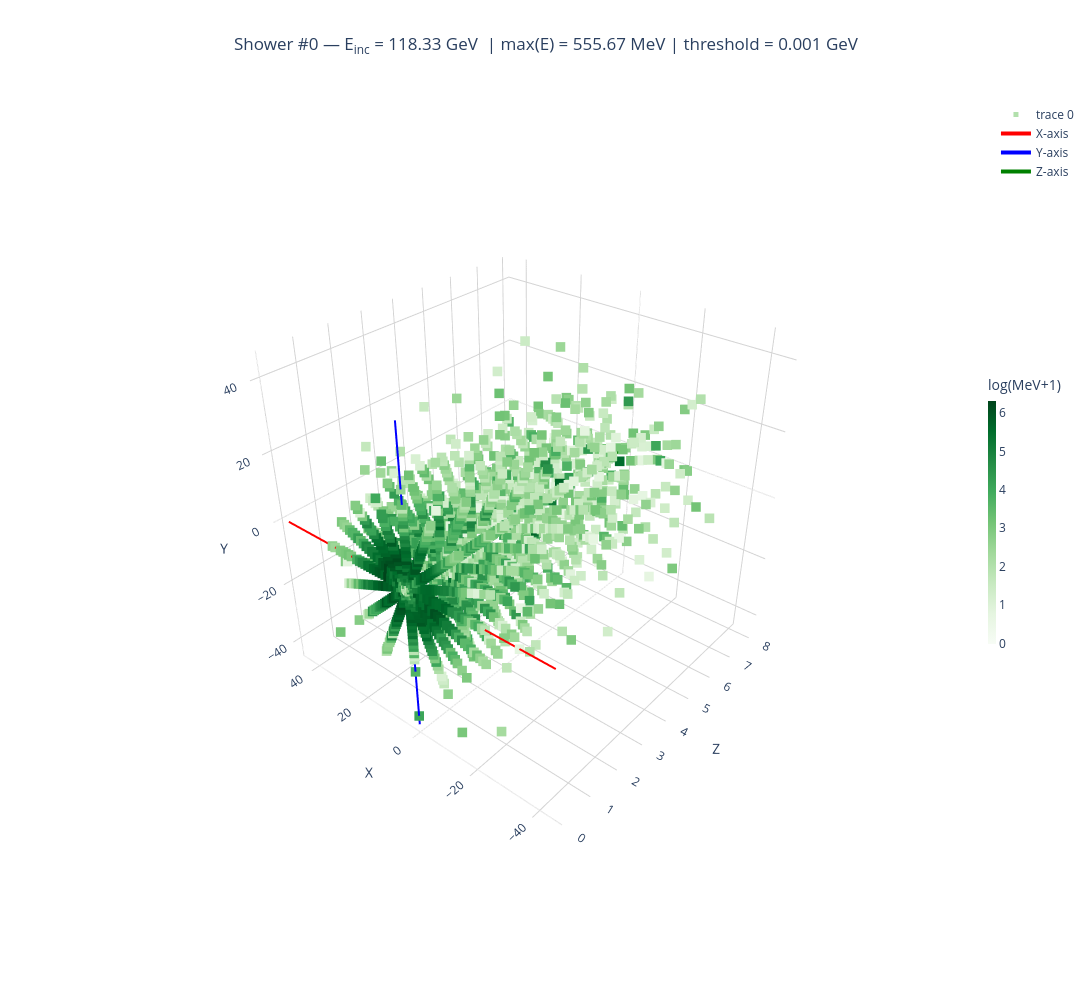

The code cell stored with this chart in its notebook:
### Markdown cell above
# 3D scatter

### Code cell
from utilities import plot_shower_3d

i_idx     = 0
threshold = 1  # MeV

shower3d = showers[i_idx, :, :, :]
plot_shower_3d(shower3d, i_idx=i_idx, incident_energy=incident_energies[i_idx], threshold=threshold)

### Figure 1 — Plotly figure (JSON) as saved in the notebook; plotly's stock layout.template omitted (floating-point values rounded to 4 significant figures; data arrays with more than 128 entries replaced by an {"elided": "..."} marker saying what was removed)
{"data": [{"marker": {"cmax": 6.322, "cmin": 0, "color": {"elided": "1812 float values"}, "colorbar": {"len": 0.35, "thickness": 8, "title": {"text": "log(MeV+1)"}, "x": 1}, "colorscale": [[0, "rgb(247,252,245)"], [0.125, "rgb(229,245,224)"], [0.25, "rgb(199,233,192)"], [0.375, "rgb(161,217,155)"], [0.5, "rgb(116,196,118)"], [0.625, "rgb(65,171,93)"], [0.75, "rgb(35,139,69)"], [0.875, "rgb(0,109,44)"], [1, "rgb(0,68,27)"]], "opacity": 1, "showscale": true, "size": 5, "symbol": "square"}, "mode": "markers", "type": "scatter3d", "x": {"elided": "1812 float values"}, "y": {"elided": "1812 float values"}, "z": {"elided": "1812 int values"}}, {"line": {"color": "red", "width": 4}, "mode": "lines", "name": "X-axis", "type": "scatter3d", "x": [-44, 44], "y": [0, 0], "z": [0, 0]}, {"line": {"color": "blue", "width": 4}, "mode": "lines", "name": "Y-axis", "type": "scatter3d", "x": [0, 0], "y": [-44, 44], "z": [0, 0]}, {"line": {"color": "green", "width": 4}, "mode": "lines", "name": "Z-axis", "type": "scatter3d", "x": [0, 0], "y": [0, 0], "z": [0, 8]}], "layout": {"height": 1000, "scene": {"camera": {"center": {"x": 0, "y": 0, "z": 0}, "eye": {"x": -1.5, "y": 1.5, "z": -1.8}, "up": {"x": 0, "y": 0.1, "z": 0}}, "xaxis": {"backgroundcolor": "rgba(0,0,0,0)", "gridcolor": "lightgray", "showbackground": true, "title": {"text": "X"}}, "yaxis": {"backgroundcolor": "rgba(0,0,0,0)", "gridcolor": "lightgray", "showbackground": true, "title": {"text": "Y"}}, "zaxis": {"backgroundcolor": "rgba(0,0,0,0)", "gridcolor": "lightgray", "showbackground": true, "title": {"text": "Z"}}}, "title": {"text": "Shower #0 — E<sub>inc</sub> = 118.33 GeV  | max(E) = 555.67 MeV | threshold = 0.001 GeV", "x": 0.5, "xanchor": "center"}, "width": 1500}}
